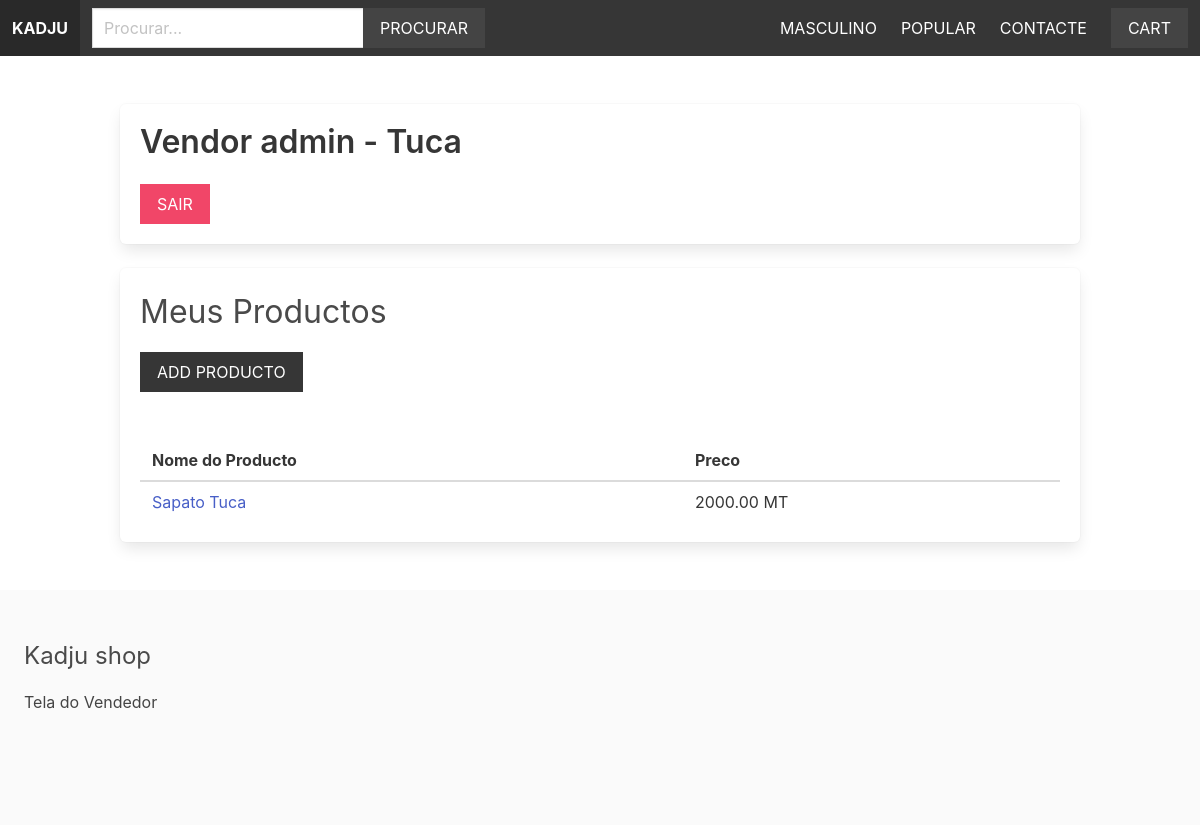
The app's page /vendors/vendor-admin/ (signed in) with its own data.
### apps/product/models.py (models this page shows, shortened)
class Category(models.Model):
    title = models.CharField(max_length=255)
    slug = models.SlugField(max_length=255)
    ordering = models.IntegerField(default=0)
    class Meta:
        ordering = ['ordering']

class Product(models.Model):
    category = models.ForeignKey(Category, related_name='products', on_delete=models.CASCADE)
    vendor = models.ForeignKey(Vendor, related_name='products', on_delete=models.CASCADE)
    title = models.CharField(max_length=255)
    slug = models.SlugField(max_length=255)
    description = models.TextField(blank=True, null=True)
    price = models.DecimalField(max_digits=6, decimal_places=2)
    date_added = models.DateTimeField(auto_now_add=True)
    image = models.ImageField(upload_to='uploads/', blank=True, null=True)
    thumbnail = models.ImageField(upload_to='uploads/', blank=True, null=True)
    class Meta:
        ordering = ['-date_added']

### apps/vendor/models.py (models this page shows, shortened)
class Vendor(models.Model):
    name = models.CharField(max_length=255)
    created_at = models.DateTimeField(auto_now_add=True)
    created_by = models.OneToOneField(User, related_name='vendor', on_delete=models.CASCADE)
    class Meta:
        ordering = ['name']

### apps/vendor/views.py (the view)
# urls.py: path('vendor-admin/', views.vendor_admin, name='vendor_admin'),
@login_required
def vendor_admin(request):
    vendor = request.user.vendor
    products = vendor.products.all()
    return render(request, 'vendor/vendor_admin.html', {'vendor': vendor, 'products': products})

### apps/cart/cart.py (called while the page is built)
    def __len__(self):
        return sum(item['quantity'] for item in self.cart.values())

### apps/cart/context_processors.py (called while the page is built)
def cart(request):
    return {'cart': Cart(request)}

### apps/product/context_processors.py (called while the page is built)
def menu_categories(request):
    categories = Category.objects.all()
    return {'menu_categories': categories}

### apps/vendor/templates/vendor/vendor_admin.html
{% extends 'core/base.html' %} {% block title %} Vendor Admin | {% endblock %}
{% block content %}
<div class="box">
  <h1 class="title">Vendor admin - {{ vendor.name }}</h1>
  <a href="{% url 'logout' %}" class="button is-danger is-uppercase">Sair</a>
</div>
<div class="box">
  <h2 class="is-size-3 mb-4">Meus Productos</h2>
  <a href="{% url 'add_product' %}" class="button is-dark is-uppercase mb-6">Add Producto</a>
  {% if products %}
  <table class="table is-fullwidth">
    <thead>
      <tr>
        <th>Nome do Producto</th>
        <th>Preco</th>
      </tr>
    </thead>
    <tbody>
      {% for product in products %}
      <tr>
        <td><a href="{% url 'product' product.category.slug product.slug %}">{{ product.title }}</a></td>
          <td>{{ product.price}} MT</td>
      </tr>
      {% endfor %}
    </tbody>
  </table>
  {% else %}
    <p>Ainda nao ha produtos...</p>
  {% endif %}
</div>
{% endblock %}

### apps/core/templates/core/base.html (shortened to what this page needs)
{% load static %}
<!DOCTYPE html>
<html>
  <head>
    <link
      rel="stylesheet"
      href="https://cdn.jsdelivr.net/npm/bulma@0.9.1/css/bulma.min.css"
    />
    <link rel="stylesheet" href="{% static 'styles/main.css' %}" />
  </head>
  <body>
    <nav class="navbar is-dark">
      <div class="navbar-brand">
        <a href="/" class="navbar-item"><strong>Kadju</strong></a>
      </div>
      <div class="navbar-menu" id="main-navbar">
        <div class="navbar-start">
          <div class="navbar-item">
            <form method="get" action="{% url 'search' %}">
              <div class="field has-addons">
                <div class="control">
                  <input
                    type="text"
                    class="input"
                    placeholder="Procurar..."
                    name="query"
                  />
                </div>
                <div class="control">
                  <button class="button is-dark is-uppercase">Procurar</button>
                </div>
              </div>
            </form>
          </div>
        </div>
            <div class="navbar-end">
              {% for category in menu_categories %}
                 <a href="{% url 'category' category.slug %}" class="navbar-item">{{ category.title }}</a>
              {% endfor %}
              <a href="{% url 'contact' %}" class="navbar-item">Contacte</a>
              <div class="navbar-item">
                  <a href="{% url 'cart' %}" class="button is-dark">Cart{% if cart %} ({{ cart|length }}){% endif %}</a>
              </div>
            </div>
        </div>
    </nav>
    <section class="section">
        <div class="container">
            {% block content %}
            {% endblock %}
        </div>
    </section>
    <footer class="footer">
        <h3 class="is-size-4 mb-4">Kadju shop</h3>
        {% if request.user.is_authenticated %}
              <a href="{% url 'vendor_admin' %}">Tela do Vendedor</a>
        {% else %}
              <a href="{% url 'become_vendor' %}">Seja um Vendedor</a>
        {% endif %}
    </footer>
  </body>
</html>

### static/styles/main.css (style rules this page uses)
.navbar { text-transform: uppercase; }
.navbar .is-dark { background: #444; }
.footer a { margin-bottom: 15px; display: inline-block; color: #444; }
.input, .button { border-radius: 0; }

### records on screen
Category: title "MASCULINO"
Category: title "POPULAR"
Vendor: name "Tuca"
Product: title "Sapato Tuca", price "2000.00"
